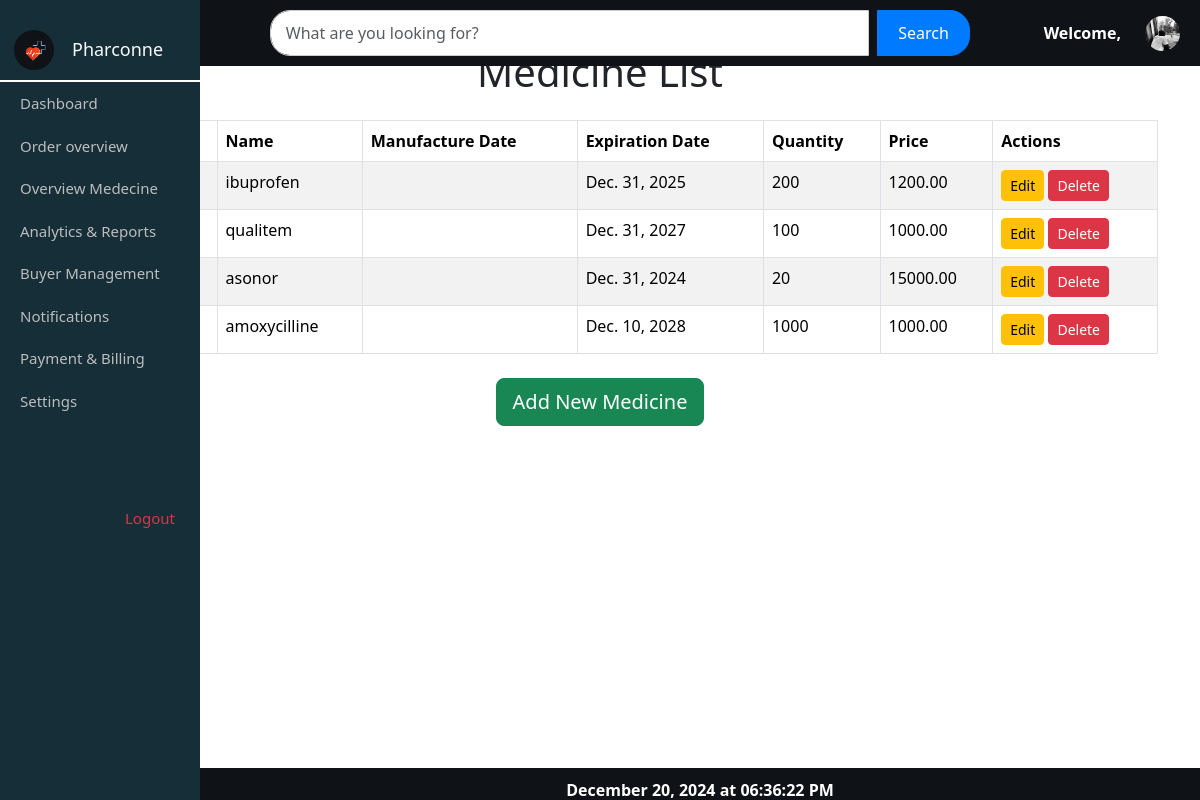
The page /medicine_success/ on the database its author committed.
### myapp/models.py (models this page shows, shortened)
class Medicine(models.Model):
    STATUS_CHOICES = [
        ('active', 'Active'),
        ('inactive', 'Inactive'),
    ]
    M_id = models.AutoField(primary_key=True)
    supplier = models.ForeignKey(Supplier, on_delete=models.CASCADE, related_name='addmedicine', null=True)
    name = models.CharField(max_length=100)
    serial_number = models.CharField(max_length=100, unique=True, null=False)  # Add serial_number
    exp_date = models.DateField(null=False)  # Add expiration date field
    MFG_date = models.DateField(null=True, blank=True)
    quantity = models.PositiveIntegerField(default=0)
    price = models.DecimalField(max_digits=10, decimal_places=2, null=False, default=0.0)
    status = models.CharField(max_length=10, choices=STATUS_CHOICES, null=True)

### myapp/views.py (the view)
# urls.py: path('medicine_success/', views.medicine_success, name='medicine_success'),
def medicine_success(request):
    medicines = Medicine.objects.all()  # Ensure this is the correct model
    return render(request, 'myapp/medicine_success.html', {'medicines': medicines})

### myapp/templates/myapp/medicine_success.html (shortened to what this page needs)
{% extends 'myapp/supplierdash.html' %}
{% load static %}
{% block content %}
    <div class="container mt-5">
        <h1 class="text-center mb-4">Medicine List</h1>
        <table class="table table-bordered table-striped" style="border-radius: 10px;">
            <thead>
                <tr>
                    <th>Serial Number</th>
                    <th>Name</th>
                    <th>Manufacture Date</th>
                    <th>Expiration Date</th>
                    <th>Quantity</th>
                    <th>Price</th>
                    <th>Actions</th>
                </tr>
            </thead>
            <tbody>
                {% for medicine in medicines %}
                    <tr>
                        <td>{{ medicine.serial_number }}</td>
                        <td>{{ medicine.name }}</td>
                        <td>{{ medicine.mfg_date }}</td>
                        <td>{{ medicine.exp_date }}</td>
                        <td>{{ medicine.quantity }}</td>
                        <td>{{ medicine.price }}</td>
                        <td>
                            <a href="{% url 'edit_medicine' medicine.M_id %}" class="btn btn-warning btn-sm">Edit</a>
                            <a href="{% url 'delete_medicine' medicine.M_id %}" class="btn btn-danger btn-sm">Delete</a>
                        </td>
                    </tr>
                {% empty %}
                    <tr>
                        <td colspan="7" class="text-center">No medicines found.</td>
                    </tr>
                {% endfor %}
            </tbody>
        </table>
        <div class="text-center mt-4">
          <a href="{% url 'add_medicine' %}" class="btn btn-success btn-lg">Add New Medicine</a>
      </div>
    </div>
{% endblock content %}

### myapp/static/myapp/css/pharmacy_list.css (style rules this page uses)
body { margin: 0; padding: 0; overflow: hidden; }

### rows shown on the page
Medicine: name "ibuprofen", exp_date "Dec. 31, 2025", quantity "200", price "1200.00"
Medicine: name "qualitem", exp_date "Dec. 31, 2027", quantity "100", price "1000.00"
Medicine: name "asonor", exp_date "Dec. 31, 2024", quantity "20", price "15000.00"
Medicine: name "amoxycilline", exp_date "Dec. 10, 2028", quantity "1000", price "1000.00"
